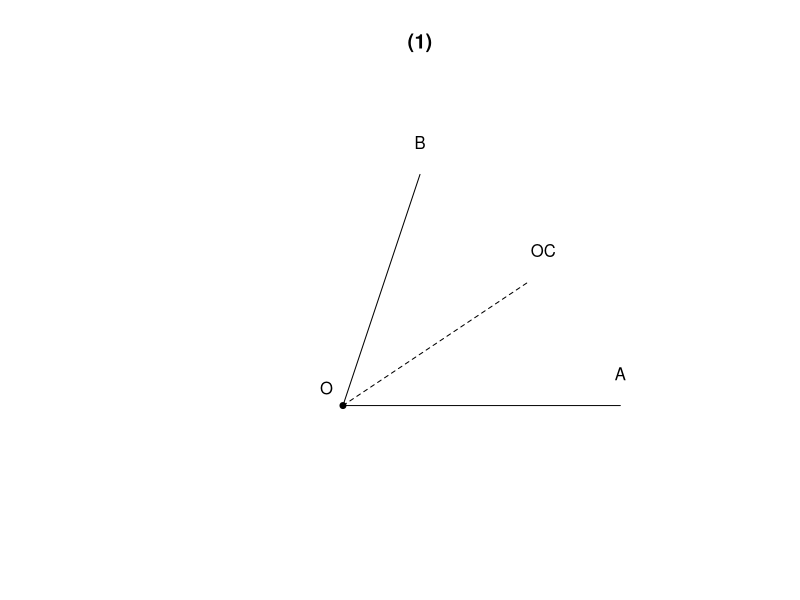

Here is the R script that generated this plot: (Note: this script raises an error after producing the figure.)
setwd("C:/Users/18904/Github/junior-mathematics/codes")
# week26: angle drawing problems

drawBisector=function(){
 plot(0,0,type="n",xlim=c(-1,2),ylim=c(-0.5,2),asp=1,xaxt="n",yaxt="n",xlab="",ylab="",bty="n",main="(1)")
 segments(0,0,1.8,0,lty=1);segments(0,0,0.5,1.5,lty=1);segments(0,0,1.2,0.8,lty=2)
 points(0,0,pch=19,cex=0.8);text(0,0.1,"O",pos=2);text(1.8,0.1,"A",pos=3);text(0.5,1.6,"B",pos=3);text(1.3,0.9,"OC",pos=3)
}

drawTwoAngleCases=function(){
 par(mfrow=c(1,2),mar=c(2,1,2,1))
 # (1) C inside AOB
 plot(0,0,type="n",xlim=c(-1.5,2),ylim=c(-1,2),asp=1,xaxt="n",yaxt="n",xlab="",ylab="",bty="n",main="(1) C inside AOB")
 segments(0,0,1.8,0,lty=1);segments(0,0,-1.2,1.2,lty=1);segments(0,0,-0.3,1.7,lty=1)
 points(0,0,pch=19,cex=0.8);text(0,0.1,"O",pos=2);text(1.8,0.1,"A",pos=3);text(-1.3,1.2,"B",pos=3);text(-0.4,1.8,"C",pos=3)
 # (2) C outside AOB
 plot(0,0,type="n",xlim=c(-1.5,2),ylim=c(-1.5,1.5),asp=1,xaxt="n",yaxt="n",xlab="",ylab="",bty="n",main="(2) C outside AOB")
 segments(0,0,1.8,0,lty=1);segments(0,0,-1.2,1.2,lty=1);segments(0,0,-1.5,-0.3,lty=1)
 points(0,0,pch=19,cex=0.8);text(0,0.1,"O",pos=2);text(1.8,0.1,"A",pos=3);text(-1.3,1.2,"B",pos=3);text(-1.6,-0.4,"C",pos=1)
}

cairo_pdf("../figures/week26-1.pdf",width=4,height=4,family="sans");drawBisector();dev.off()
svglite::svglite("../figures/week26-1.svg",width=4,height=4);drawBisector();dev.off()
cairo_pdf("../figures/week26-2.pdf",width=8,height=4,family="sans");drawTwoAngleCases();dev.off()
svglite::svglite("../figures/week26-2.svg",width=8,height=4);drawTwoAngleCases();dev.off()
